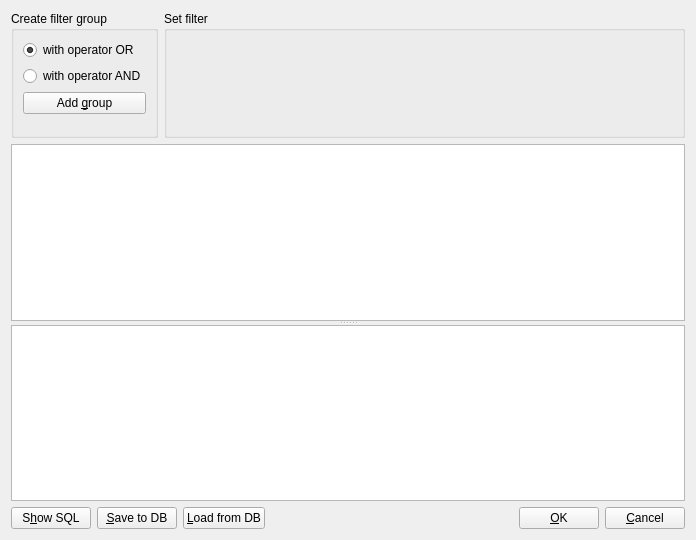
<?xml version="1.0" encoding="UTF-8"?>
<ui version="4.0">
 <class>filters_editor_form</class>
 <widget class="QWidget" name="filters_editor_form">
  <property name="geometry">
   <rect>
    <x>0</x>
    <y>0</y>
    <width>696</width>
    <height>540</height>
   </rect>
  </property>
  <property name="windowTitle">
   <string>Filters editor</string>
  </property>
  <layout class="QGridLayout" name="gridLayout_4">
   <item row="0" column="1">
    <widget class="QGroupBox" name="gbFilter">
     <property name="title">
      <string>Set filter</string>
     </property>
    </widget>
   </item>
   <item row="1" column="0" colspan="2">
    <widget class="QSplitter" name="splitter">
     <property name="orientation">
      <enum>Qt::Vertical</enum>
     </property>
     <widget class="QTreeView" name="twFilters"/>
     <widget class="QTextEdit" name="teSQLView">
      <property name="sizePolicy">
       <sizepolicy hsizetype="Preferred" vsizetype="Preferred">
        <horstretch>0</horstretch>
        <verstretch>0</verstretch>
       </sizepolicy>
      </property>
      <property name="readOnly">
       <bool>true</bool>
      </property>
     </widget>
    </widget>
   </item>
   <item row="2" column="0" colspan="2">
    <layout class="QHBoxLayout" name="hButtonLayout">
     <item>
      <widget class="QPushButton" name="pbShowSQL">
       <property name="text">
        <string>S&amp;how SQL</string>
       </property>
      </widget>
     </item>
     <item>
      <widget class="QPushButton" name="pbSaveToDb">
       <property name="text">
        <string>&amp;Save to DB</string>
       </property>
      </widget>
     </item>
     <item>
      <widget class="QPushButton" name="pbLoadFromDb">
       <property name="text">
        <string>&amp;Load from DB</string>
       </property>
      </widget>
     </item>
     <item>
      <spacer name="horizontalSpacer">
       <property name="orientation">
        <enum>Qt::Horizontal</enum>
       </property>
       <property name="sizeHint" stdset="0">
        <size>
         <width>391</width>
         <height>20</height>
        </size>
       </property>
      </spacer>
     </item>
     <item>
      <widget class="QPushButton" name="pbOK">
       <property name="text">
        <string>&amp;OK</string>
       </property>
      </widget>
     </item>
     <item>
      <widget class="QPushButton" name="pbCancel">
       <property name="text">
        <string>&amp;Cancel</string>
       </property>
      </widget>
     </item>
    </layout>
   </item>
   <item row="0" column="0">
    <widget class="QGroupBox" name="gbAddGroup">
     <property name="sizePolicy">
      <sizepolicy hsizetype="Fixed" vsizetype="Preferred">
       <horstretch>0</horstretch>
       <verstretch>0</verstretch>
      </sizepolicy>
     </property>
     <property name="title">
      <string>Create filter group</string>
     </property>
     <layout class="QGridLayout" name="gridLayout">
      <item row="0" column="0">
       <widget class="QRadioButton" name="rbOR">
        <property name="text">
         <string>with operator OR</string>
        </property>
        <property name="checked">
         <bool>true</bool>
        </property>
       </widget>
      </item>
      <item row="1" column="0">
       <widget class="QRadioButton" name="rbAND">
        <property name="text">
         <string>with operator AND</string>
        </property>
       </widget>
      </item>
      <item row="2" column="0">
       <widget class="QPushButton" name="pbAddGroup">
        <property name="text">
         <string>Add &amp;group</string>
        </property>
       </widget>
      </item>
      <item row="3" column="0">
       <spacer name="verticalSpacer">
        <property name="orientation">
         <enum>Qt::Vertical</enum>
        </property>
        <property name="sizeHint" stdset="0">
         <size>
          <width>20</width>
          <height>40</height>
         </size>
        </property>
       </spacer>
      </item>
     </layout>
    </widget>
   </item>
  </layout>
 </widget>
 <resources/>
 <connections/>
</ui>
